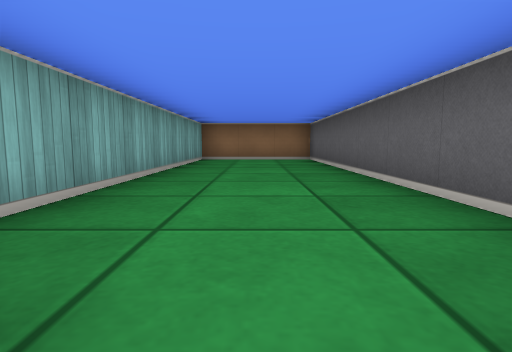
view 1 (above)

13 first-person views from a walk through a cub3D level. The camera is about half as high as the walls, tilts 6° down and sees 80° across. The floor is counted in squares. Each view is taken from the middle of a square. On the plan, view 1 faces up. The plan holds only what a view shows up to about 9 squares ahead; the rest is blank.

view 2
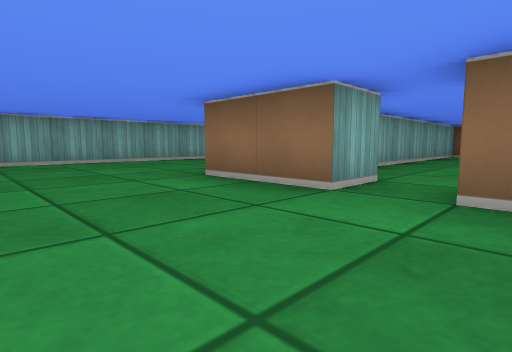

view 3
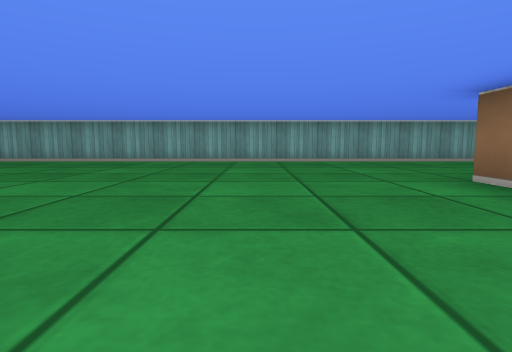

view 4
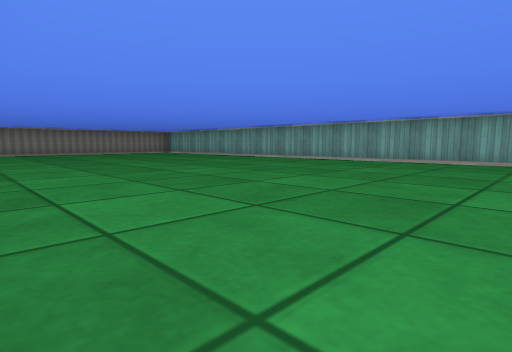

view 5
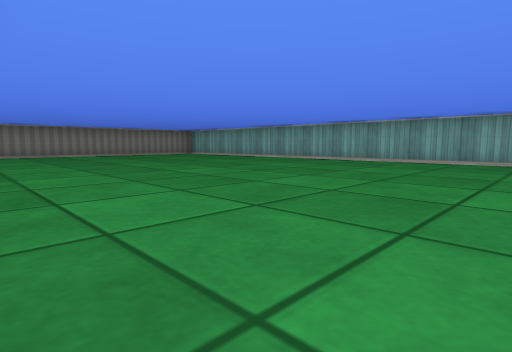

view 6
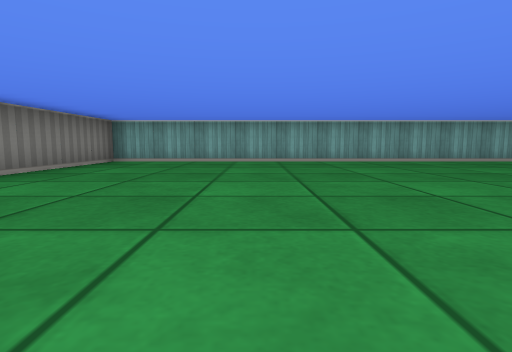

view 7
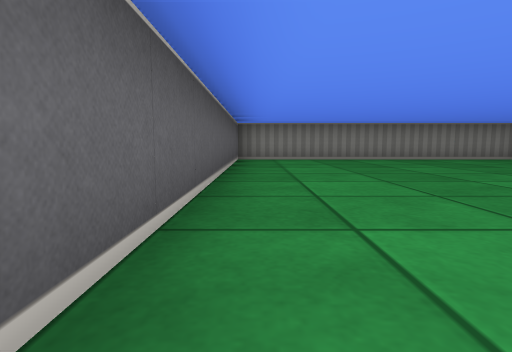

view 8
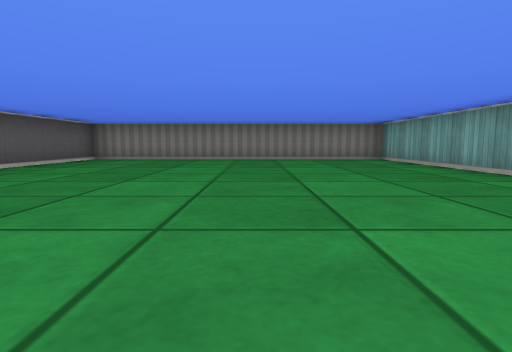

view 9
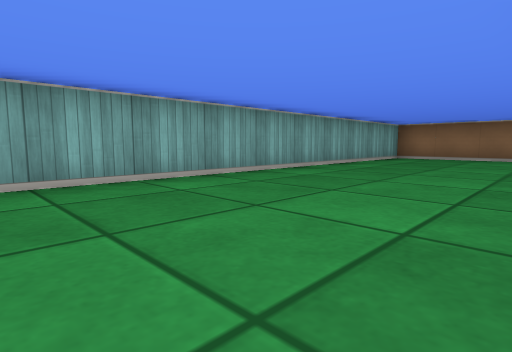

view 10
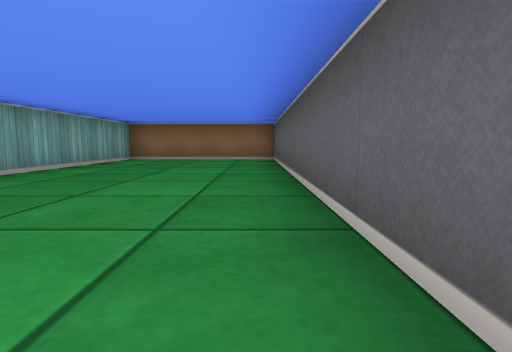

view 11
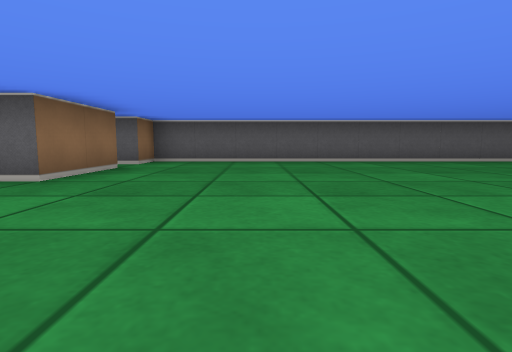

view 12
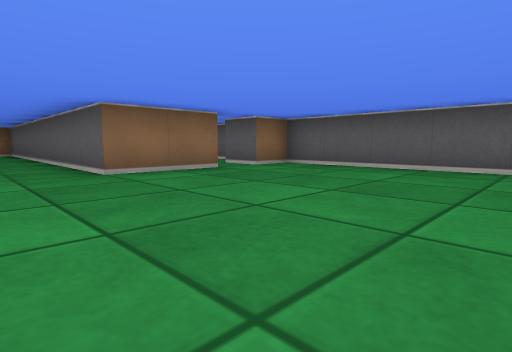

view 13
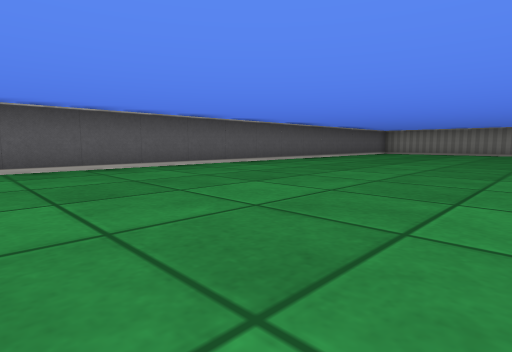

### Floor plan
Ten units are one square. View 1 is at (0, 0); x grows to the right and y downward. Boxes are objects, and circles mark ways between rooms. Rooms are numbered by the first view taken in them; rooms with no view inside come last. Other rooms are left out.
<svg viewBox="-70 -90 90 280">
<path fill="none" stroke="#000" d="M15 -16 15 -85 -15 -85 -15 -18M-5 -6 -5 5M5 5 5 -5M-5 5 -25 5 -25 -85 -65 -85 -65 185 15 185 15 5 5 5"/>
<circle cx="0" cy="0" r="3" fill="#2a7"/>
<text x="0" y="-40">1</text>
<text x="-30" y="70">2</text>
</svg>
Room 1 opens to room 2.

Where each view was taken, in squares from view 1:
view 1: 0 up, 0 right, facing up
view 2: 3 down, 1 right, facing up-left
view 3: 3 down, 1 right, facing left
view 4: 5 down, 1 right, facing down-left
view 5: 7 down, 1 right, facing down-left
view 6: 15 down, 1 right, facing left
view 7: 10 down, 1 right, facing down
view 8: 10 down, 3 left, facing down
view 9: 1 down, 3 left, facing up-left
view 10: 0 up, 3 left, facing up
view 11: 3 down, 6 left, facing right
view 12: 5 down, 4 left, facing up-right
view 13: 5 down, 4 left, facing down-right
